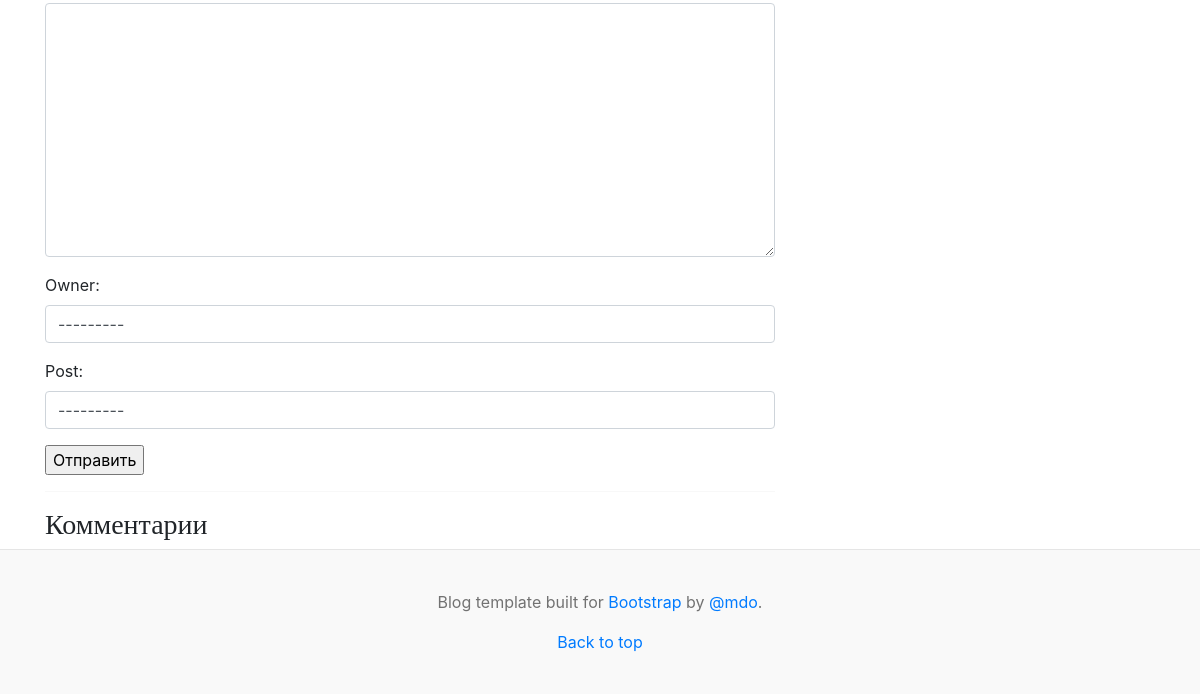
Page /posts/4 (lower part) on the earlier database version.
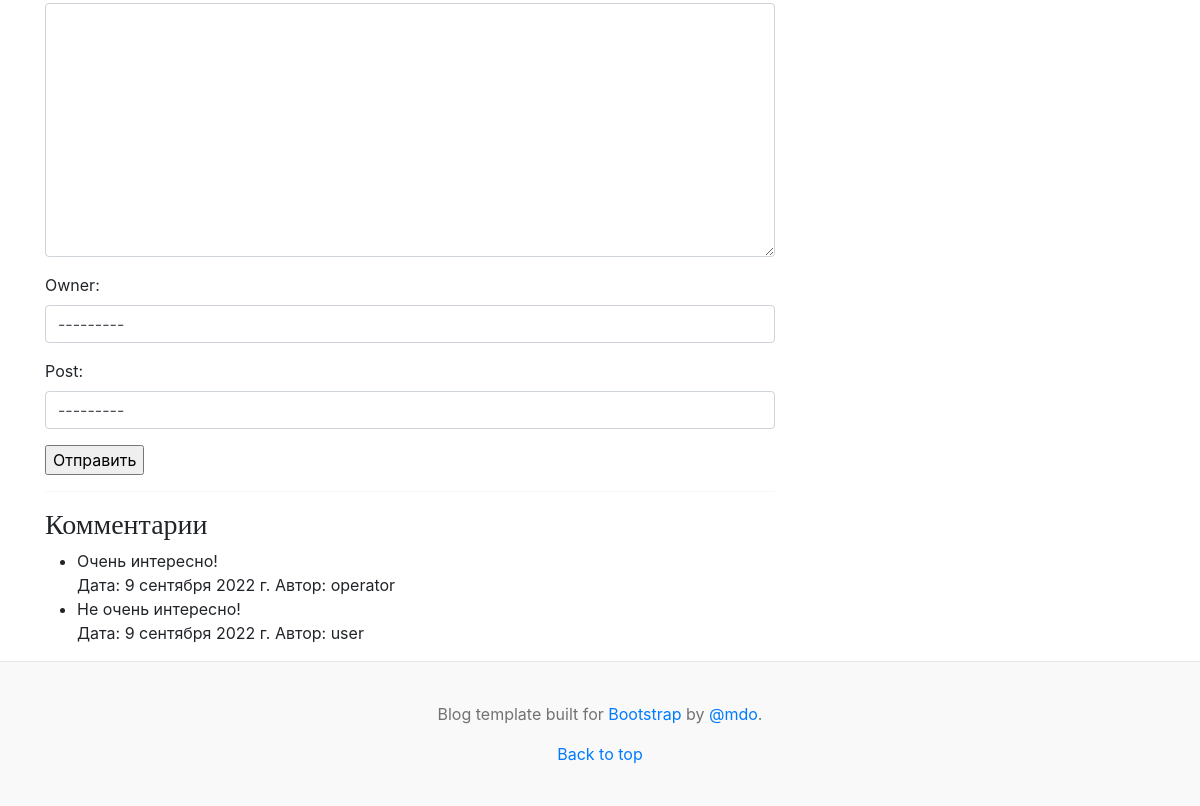
Same page on the later database version.
### blog/models.py (models this page shows, shortened)
class Comment(models.Model):
    content = models.TextField('Комментарий')
    publication_date = models.DateTimeField('Дата публикации', default=timezone.now)
    owner = models.ForeignKey(User, on_delete=models.CASCADE)
    post = models.ForeignKey(Post, on_delete=models.CASCADE)

### blog/views.py (the view)
# urls.py: path('posts/<int:pk>', views.post_detail_view, name='post_detail'),
def post_detail_view(request, pk):
    context = {}
    if request.method == 'POST':
        form = CommentForm(request.POST)
        if form.is_valid():
            form.save()
            return HttpResponseRedirect(reverse('blog:post_detail', kwargs={'pk': pk}))
    else:
        post = Post.objects.get(pk=pk)
        comment_list = Comment.objects.filter(post=post.pk)
        form = CommentForm()
        context.update(
            {'post': post, 'form': form, 'comment_list': comment_list}
        )
        return render(request, 'blog/post_detail.html', context)

### blog/forms.py
class CommentForm(ModelForm):
    def __init__(self, *args, **kwargs):
        super().__init__(*args, **kwargs)
        for field in self.fields:
            self.fields[field].widget.attrs.update(
                {'class': 'form-control'}
            )
    class Meta:
        model = Comment
        fields = ['content', 'owner', 'post']

### blog/models.py (called while the page is built)
    def __str__(self):
        return self.title

### blog/templates/blog/post_detail.html (shortened to what this page needs)
{% extends "blog/base.html" %}
{% block content %}
<div class="row g-5">
    <div class="col-md-8">
        {% include 'blog/comment.html' %}
        <hr>
        <h3>Комментарии</h3>
        {% if comment_list %}
            <ul>
                {% for comment in comment_list %}
                    <li>
                        {{ comment.content }} <br>
                        Дата: {{ comment.publication_date | date }}
                        Автор: {{ comment.owner }}
                    </li>
                {% endfor %}
            </ul>
        {% endif %}
    </div>
</div>
{% endblock content%}

Differences in the rows shown:
added Comment: content "Очень интересно!", publication_date "9 сентября 2022 г.", owner "operator"
added Comment: content "Не очень интересно!", publication_date "9 сентября 2022 г.", owner "user"
